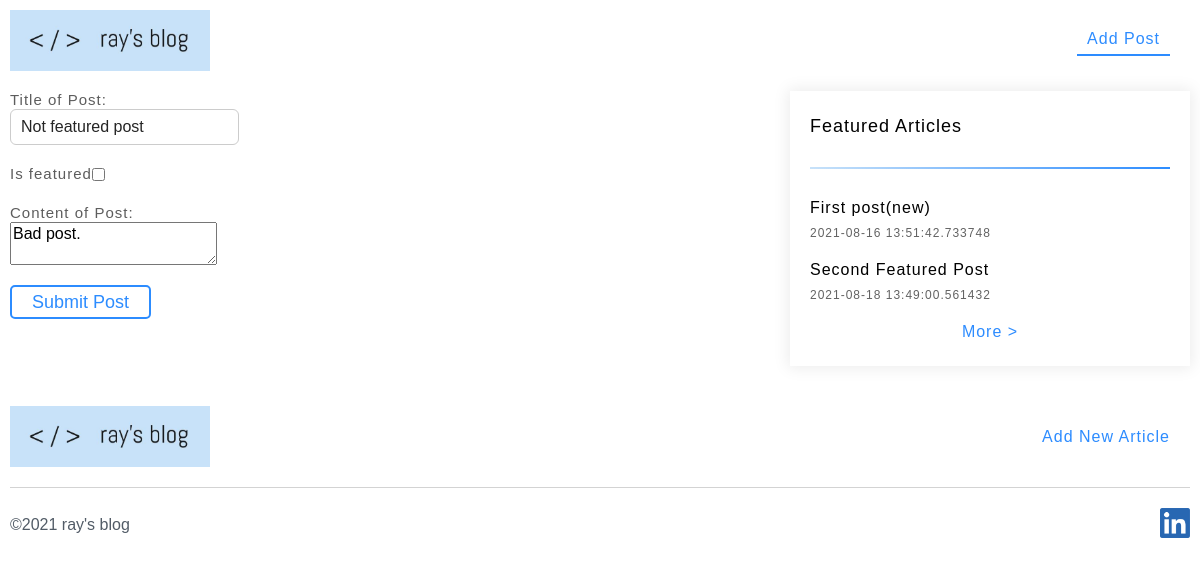
Screenshot of /update/2 with the database file from the repository.
### myapp.py (models this page shows, shortened)
class Post(db.Model):
    __tablename__ = 'posts'
    id = db.Column(db.Integer, primary_key=True)
    title = db.Column(db.Text)
    content = db.Column(db.Text)
    featured = db.Column(db.Boolean, default=True, nullable=False)
    create_Date = db.Column(db.DateTime(), default=datetime.utcnow)

### myapp.py (the view)
@app.route('/update/<id>', methods=['GET', 'POST'])
def update_page(id):
    form = UpdateForm()
    post = Post.query.get(id)
    posts = Post.query.all()
    if form.validate_on_submit():
        post.title = form.title.data
        post.content = form.content.data
        post.featured = form.featured.data
        db.session.commit()
        return redirect(url_for('index'))
    elif request.method == 'GET':
        form.title.data = post.title
        form.content.data = post.content
        form.featured.data = post.featured
    return render_template('update-page.html', post=post, posts=posts, form=form)

### forms.py
class UpdateForm(FlaskForm):
    title = StringField('Title of Post:', validators=[DataRequired()])
    content = TextAreaField('Content of Post:', validators=[DataRequired()])
    featured = BooleanField('Is featured')
    submit = SubmitField('Submit Post')

### templates/update-page.html (shortened to what this page needs)
{% extends "base.html" %}
{% block content %}
<div class="main-content">
    <div class="new-article">
        <form method="POST">
            <div class="title-wrapper input-wrapper flex-column">
                {{ form.title.label() }}
                {{form.title()  }}
            </div>
            <div class="featured-article-wrapper input-wrapper">
                {{ form.featured.label() }}
                {{form.featured()  }}
            </div>
            <div class="content-wrapper input-wrapper flex-column">
                {{ form.content.label() }}
                {{ form.content() }}
            </div>
            <div class="submit-wrapper">
                {{ form.submit() }}
            </div>
        </form>
    </div>
    <section class="categorised-articles-container">
        <div class="categorised-articles-container__articles-card">
            <h2>Featured Articles</h2>
            <div class="categorised-articles-container__articles-list">
                {% for post in posts  %}
                {% if post.featured %}
                <div class="categorised-articles-container__single-article">
                    <a class="categorised-articles-container__article-title"
                        href="{{ url_for('article_page', id=post.id) }}">{{post.title}}</a>
                    <span class="categorised-articles-container__article-publish-date">{{post.create_Date}}</span>
                </div>
                {% endif %}
                {% endfor %}
            </div>
            <a class="categorised-articles-container__more-relative-articles" href="{{ url_for('index') }}">More ></a>
        </div>
    </section>
</div>
{% endblock %}

### static/style.css (style rules this page uses)
.main-content { display: flex; max-width: 75rem; margin: auto; }

### static/categorised-articles-container.css (style rules this page uses)
.categorised-articles-container { flex: 0 0 35%; padding: 10px; display: flex; flex-direction: column; }
.categorised-articles-container__articles-card { display: flex; flex-direction: column; box-shadow: 0 0 15px 2px #ececec; padding: 25px 20px; margin-bottom: 50px; }
.categorised-articles-container__articles-card:last-child { margin-bottom: 0px; }
.categorised-articles-container__articles-card h2 { font-size: 18px; padding-bottom: 30px; border-image-source: linear-gradient(to left, #2c8cff, #c8e2f9);; border-bottom: 2px solid; border-image-slice: 1; margin-bottom: 30px; }
.categorised-articles-container__articles-list { display: flex; flex-direction: column; }
.categorised-articles-container__single-article { display: flex; flex-direction: column; margin-bottom: 20px; }
.categorised-articles-container__article-title { text-decoration: none; color: #000000; margin-bottom: 10px; letter-spacing: 1px; }
.categorised-articles-container__article-publish-date { font-size: 12px; display: block; color: #636363; letter-spacing: 1px; }
.categorised-articles-container__more-relative-articles { text-decoration: none; color: #2d8cff; letter-spacing: 1px; text-align: center; }

### static/new-article.css (style rules this page uses)
.new-article { flex: 0 0 65%; padding: 10px; display: flex; flex-direction: column; }
.input-wrapper { display: flex; margin-bottom: 20px; justify-content: flex-start; align-items: center; }
.flex-column { flex-direction: column; align-items: flex-start; }
.new-article input[type='text'] { max-width: 300px; border: 1px solid #cccccc; border-radius: 6px; padding: 8px 10px; font-size: 16px; line-height: 16px; color: #252525; }
.new-article input[type='checkbox'] { margin-right: 10px; }
.new-article .input-wrapper label { letter-spacing: 1px; font-size: 15px; margin-bottom: 1px; color: #5d5d5d; }
.new-article input[type='submit'] { background-color: white; border: 2px solid #2c8cff; color: #2c8cff; padding: 5px 20px; border-radius: 5px; font-size: 18px; transition: background-color 0.2s ease, color 0.2s ease; cursor: pointer; }

### rows the page displays
Post: title "Not featured post", content "Bad post."
Post: title "First post(new)", create_Date "2021-08-16 13:51:42.733748"
Post: title "Second Featured Post", create_Date "2021-08-18 13:49:00.561432"
